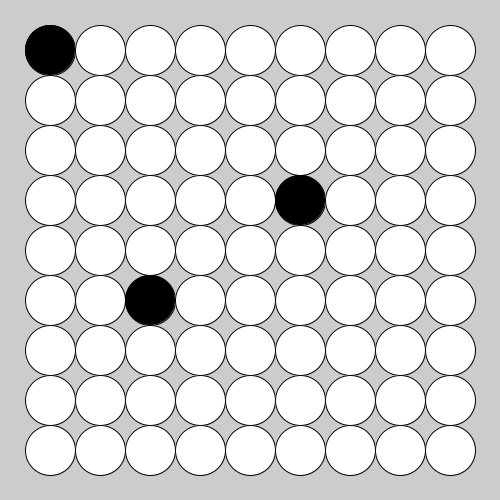
Frame 1 (no input)
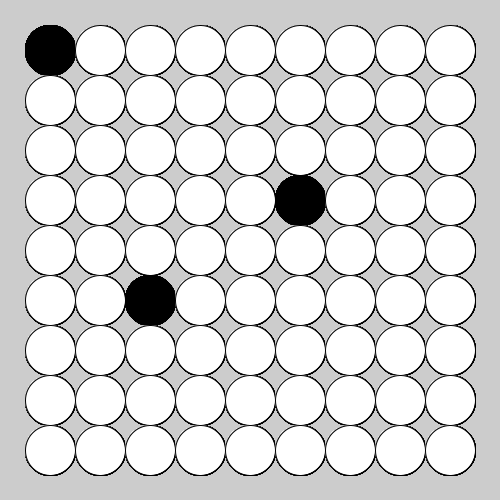
Frame 60 (the mouse pressed at the canvas centre just before this capture)
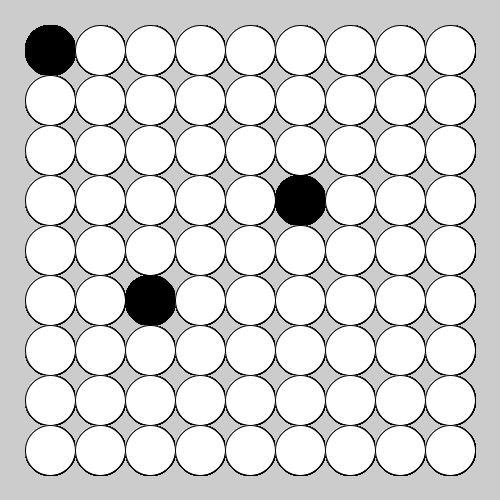
Frame 120 (the mouse held since frame 60 and released just before this capture)

The Processing sketch that drew these frames (run headless with seeded random() and noise(); from frame 60 on, the mouse is pressed at the canvas centre):

// Processing sketch: week04_6
// ── week04_6.pde
void setup(){
  size(500,500);
}
int [][] go ={
  {1,0,0,0,0,0,0,0,0},
  {0,0,0,0,0,0,0,0,0},
  {0,0,0,0,0,0,0,0,0},
  {0,0,0,0,0,1,0,0,0},
  {0,0,0,0,0,0,0,0,0},
  {0,0,1,0,0,0,0,0,0},
  {0,0,0,0,0,0,0,0,0},
  {0,0,0,0,0,0,0,0,0},
  {0,0,0,0,0,0,0,0,0},
};
void draw(){
  for(int i=0;i<9;i++)
    for(int j=0;j<9;j++)
    {
      if(go[i][j]==1) fill(0);
      else fill(255);
      ellipse(50+j*50,50+i*50, 50,50);
    }
}
